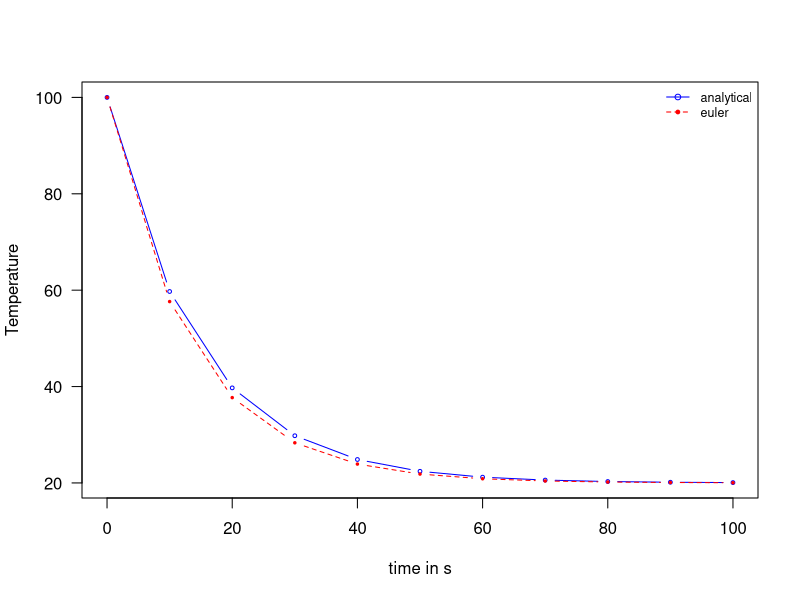

R code for this plot:
euler = matrix(data= c(100.00000,100.00000, 
59.72682, 57.63416,
39.72776, 37.70413, 
29.79651, 28.32850,
24.86481, 23.91795, 
22.41579, 21.84311, 
21.19965, 20.86705, 
20.59573, 20.40788, 
20.29583, 20.19188, 
20.14690, 20.09027, 
20.07295, 20.04246), ncol = 2, byrow = TRUE) 

plot(euler[,1], lty = 1, pch = 1, type='b', axes=F, xlab = 'time in s', ylab = 'Temperature', col='blue', cex=0.5)
lines(euler[,2], lty = 2, pch = 20, type='b', col='red', cex = 0.5)
axis(side = 1, at = c(1,3,5,7,9,11), labels = c("0","20","40","60","80","100"))
axis(side = 2, las = 1)
box()
leg.txt = c("analytical", "euler")
legend("topright", leg.txt,col=c("blue", "red"),lwd=c(1,1),lty=c(1,2), pch = c(1,20),seg.len=2,bty="n", cex = 0.75)
